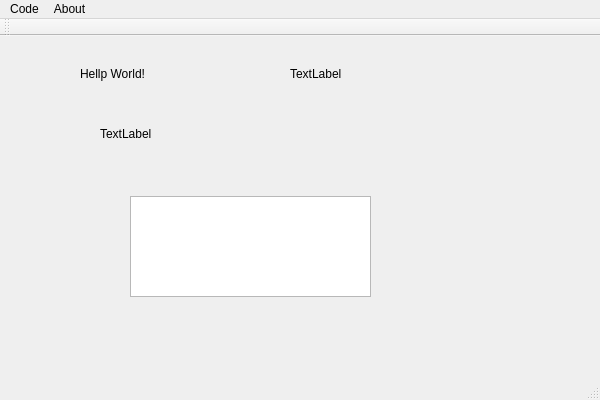
<?xml version="1.0" encoding="UTF-8"?>
<ui version="4.0">
 <class>QtTest1Class</class>
 <widget class="QMainWindow" name="QtTest1Class">
  <property name="geometry">
   <rect>
    <x>0</x>
    <y>0</y>
    <width>600</width>
    <height>400</height>
   </rect>
  </property>
  <property name="windowTitle">
   <string>QtTest1</string>
  </property>
  <widget class="QWidget" name="centralWidget">
   <widget class="QLabel" name="label_1">
    <property name="geometry">
     <rect>
      <x>80</x>
      <y>30</y>
      <width>121</width>
      <height>16</height>
     </rect>
    </property>
    <property name="text">
     <string>Hellp World!</string>
    </property>
   </widget>
   <widget class="QLabel" name="label_2">
    <property name="geometry">
     <rect>
      <x>100</x>
      <y>90</y>
      <width>72</width>
      <height>15</height>
     </rect>
    </property>
    <property name="text">
     <string>TextLabel</string>
    </property>
   </widget>
   <widget class="QTextEdit" name="textEdit">
    <property name="geometry">
     <rect>
      <x>130</x>
      <y>160</y>
      <width>241</width>
      <height>101</height>
     </rect>
    </property>
   </widget>
   <widget class="QLabel" name="label_3">
    <property name="geometry">
     <rect>
      <x>290</x>
      <y>30</y>
      <width>111</width>
      <height>16</height>
     </rect>
    </property>
    <property name="text">
     <string>TextLabel</string>
    </property>
   </widget>
  </widget>
  <widget class="QMenuBar" name="menuBar">
   <property name="geometry">
    <rect>
     <x>0</x>
     <y>0</y>
     <width>600</width>
     <height>26</height>
    </rect>
   </property>
   <widget class="QMenu" name="menuutf_8">
    <property name="title">
     <string>Code</string>
    </property>
    <addaction name="actionopen"/>
   </widget>
   <widget class="QMenu" name="menuAbout">
    <property name="title">
     <string>About</string>
    </property>
    <addaction name="actionNeaL"/>
   </widget>
   <addaction name="menuutf_8"/>
   <addaction name="menuAbout"/>
  </widget>
  <widget class="QToolBar" name="mainToolBar">
   <attribute name="toolBarArea">
    <enum>TopToolBarArea</enum>
   </attribute>
   <attribute name="toolBarBreak">
    <bool>false</bool>
   </attribute>
  </widget>
  <widget class="QStatusBar" name="statusBar"/>
  <action name="actionNeaL">
   <property name="text">
    <string>NeaL</string>
   </property>
  </action>
  <action name="actionopen">
   <property name="text">
    <string>open</string>
   </property>
  </action>
 </widget>
 <layoutdefault spacing="6" margin="11"/>
 <resources>
  <include location="QtTest1.qrc"/>
 </resources>
 <connections/>
</ui>
